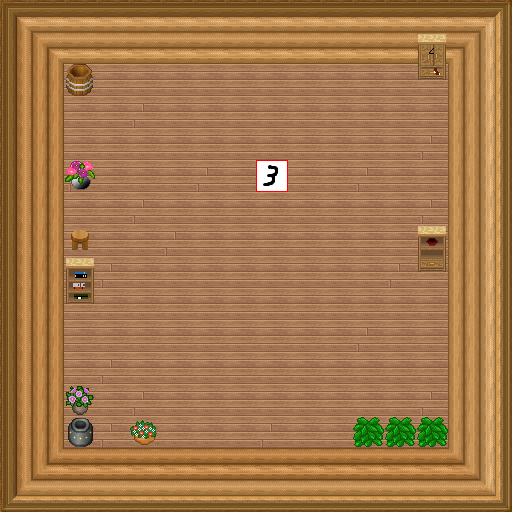

The image is a tile-based game level rendered from a .tmx file. Its description and source (layers, tilesets, objects; grid data summarised) follow:
An orthogonal 16x16 tile map with 32x32 px tiles, 6 tile layers (0_floor, 1_terrain, 2_object, 3_roof, ...), 2 hidden layers not drawn, 23 tilesets.

<map version="1.0" orientation="orthogonal" renderorder="right-down" width="16" height="16" tilewidth="32" tileheight="32" nextobjectid="1">
 <tileset firstgid="1" name="barrel" tilewidth="32" tileheight="32" tilecount="2" columns="1">
  <image source="../../tileset/item/pot/barrel.png" width="32" height="64" />
 </tileset>
 <tileset firstgid="3" name="side_on" tilewidth="32" tileheight="32" tilecount="2" columns="2">
  <image source="../../tileset/furniture/bed/side_on.png" width="64" height="32" />
 </tileset>
 <tileset firstgid="5" name="flower_vase" tilewidth="32" tileheight="32" tilecount="3" columns="3">
  <image source="../../tileset/plant/indoor/flower_vase.png" width="96" height="32" />
 </tileset>
 <tileset firstgid="8" name="bright_bookshelf_and_cupboard" tilewidth="32" tileheight="32" tilecount="6" columns="3">
  <image source="../../tileset/furniture/shelve/bright_bookshelf_and_cupboard.png" width="96" height="64" />
 </tileset>
 <tileset firstgid="14" name="flowering_plant" tilewidth="32" tileheight="32" tilecount="2" columns="2">
  <image source="../../tileset/plant/indoor/flowering_plant.png" width="64" height="32" />
 </tileset>
 <tileset firstgid="16" name="pot_grey" tilewidth="32" tileheight="32" tilecount="1" columns="1">
  <image source="../../tileset/item/pot/pot_grey.png" width="32" height="32" />
 </tileset>
 <tileset firstgid="17" name="pot_plant" tilewidth="32" tileheight="32" tilecount="3" columns="1">
  <image source="../../tileset/plant/indoor/pot_plant.png" width="32" height="96" />
 </tileset>
 <tileset firstgid="20" name="stool" tilewidth="32" tileheight="32" tilecount="1" columns="1">
  <image source="../../tileset/furniture/chair/stool.png" width="32" height="32" />
 </tileset>
 <tileset firstgid="21" name="stairs" tilewidth="32" tileheight="32" tilecount="12" columns="2">
  <image source="../../tileset/building/stairs/stairs.png" width="64" height="192" />
 </tileset>
 <tileset firstgid="33" name="wooden_pale" tilewidth="32" tileheight="32" tilecount="1" columns="1">
  <image source="../../tileset/furniture/table/wooden_pale.png" width="32" height="32" />
 </tileset>
 <tileset firstgid="34" name="orb_table" tilewidth="32" tileheight="32" tilecount="2" columns="2">
  <image source="../../tileset/furniture/table/orb_table.png" width="64" height="32" />
 </tileset>
 <tileset firstgid="36" name="bushes" tilewidth="32" tileheight="32" tilecount="10" columns="5">
  <image source="../../tileset/plant/bush/bushes.png" trans="ffffff" width="160" height="64" />
 </tileset>
 <tileset firstgid="46" name="collision" tilewidth="32" tileheight="32" tilecount="1" columns="1">
  <image source="../../tileset/logic/collision.png" width="32" height="32" />
 </tileset>
 <tileset firstgid="47" name="plazy" tilewidth="32" tileheight="32" tilecount="27" columns="3">
  <image source="../../tileset/pol/waly/int_plazy.png" width="96" height="288" />
 </tileset>
 <tileset firstgid="74" name="okno" tilewidth="32" tileheight="32" tilecount="16" columns="8">
  <image source="../../tileset/pol/domki/okna/window_drewno.png" width="256" height="64" />
 </tileset>
 <tileset firstgid="90" name="drzwi" tilewidth="32" tileheight="32" tilecount="15" columns="5">
  <image source="../../tileset/pol/domki/drzwi/door_drewno_int.png" width="160" height="96" />
 </tileset>
 <tileset firstgid="105" name="deski" tilewidth="32" tileheight="32" tilecount="16" columns="2">
  <image source="../../tileset/pol/domki/podloga/deski_kaflee.png" width="64" height="256" />
 </tileset>
 <tileset firstgid="121" name="protection" tilewidth="32" tileheight="32" tilecount="2" columns="2">
  <image source="../../tileset/logic/protection.png" width="64" height="32" />
 </tileset>
 <tileset firstgid="123" name="papu" tilewidth="32" tileheight="32" tilecount="1" columns="1">
  <image source="../../tileset/logic/item/sheepfood.png" width="32" height="32" />
 </tileset>
 <tileset firstgid="124" name="ktrata" tilewidth="32" tileheight="32" tilecount="1" columns="1">
  <image source="../../tileset/item/grill_top.png" width="32" height="32" />
 </tileset>
 <tileset firstgid="125" name="veg" tilewidth="32" tileheight="32" tilecount="13" columns="13">
  <image source="../../tileset/logic/item/vegetable.png" width="416" height="32" />
 </tileset>
 <tileset firstgid="138" name="lampa" tilewidth="32" tileheight="32" tilecount="8" columns="2">
  <image source="../../tileset/furniture/light/dark_torch.png" width="64" height="128" />
 </tileset>
 <tileset firstgid="146" name="faumonia_kamyki" tilewidth="32" tileheight="32" tilecount="6" columns="6">
  <image source="../../tileset/logic/creature/faumonia_kamyki.png" width="192" height="32" />
 </tileset>
 <layer name="0_floor" width="16" height="16">
  <data>[256 cells, 256 non-empty, 2 distinct tile ids]</data>
 </layer>
 <layer name="1_terrain" width="16" height="16">
  <data>[256 cells, 112 non-empty, 16 distinct tile ids]</data>
 </layer>
 <layer name="2_object" width="16" height="16">
  <data>[256 cells, 13 non-empty, 11 distinct tile ids]</data>
 </layer>
 <layer name="3_roof" width="16" height="16">
  <data>[256 cells, 2 non-empty, 2 distinct tile ids]</data>
 </layer>
 <layer name="4_roof_add" width="16" height="16">
  <data>[256 cells, 0 non-empty, 0 distinct tile ids]</data>
 </layer>
 <layer name="objects" width="16" height="16">
  <data>[256 cells, 1 non-empty, 1 distinct tile ids]</data>
 </layer>
 <layer name="collision" width="16" height="16" visible="0">
  <data>[256 cells, 138 non-empty, 1 distinct tile ids]</data>
 </layer>
 <layer name="protection" width="16" height="16" visible="0">
  <data>[256 cells, 256 non-empty, 1 distinct tile ids]</data>
 </layer>
</map>
